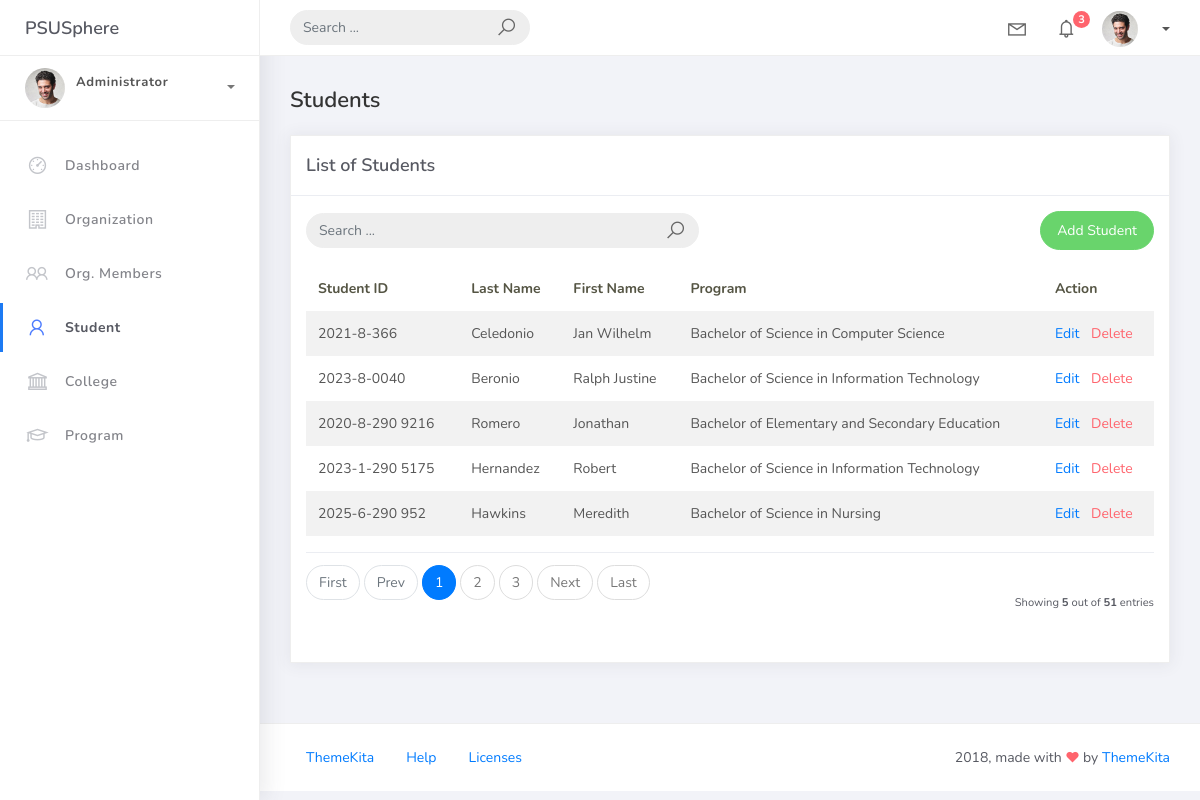
Screenshot of /student_list with the database file from the repository.
### studentorg/models.py (models this page shows, shortened)
class BaseModel(models.Model):
    created_at = models.DateTimeField(auto_now_add=True, db_index=True)
    updated_at = models.DateTimeField(auto_now=True)
    class Meta:
        abstract = True

class Student(BaseModel):
    student_id = models.CharField(max_length=15)
    lastname = models.CharField(max_length=25)
    firstname = models.CharField(max_length=25)
    middlename = models.CharField(max_length=25, blank=True, null=True)
    program = models.ForeignKey(Program, on_delete=models.CASCADE)

class Program(BaseModel):
    prog_name = models.CharField(max_length=150)
    college = models.ForeignKey(College, on_delete=models.CASCADE)
    def __str__(self):
        return self.prog_name

### studentorg/views.py (the view)
# urls.py: path('student_list', StudentList.as_view(), name='student-list'),
class StudentList(ListView):
    model = Student
    context_object_name = 'student'
    template_name = 'student_list.html'
    paginate_by = 5
    def get_queryset(self):
        query = self.request.GET.get('q')
        if query:
            return Student.objects.filter(
                Q(firstname__icontains=query) |
                Q(lastname__icontains=query) |
                Q(student_id__icontains=query)
            )
        return Student.objects.all()

### templates/student_list.html
{% extends 'base.html' %}
{% load static %}
{% block content %}
<div class="content">
    <div class="container-fluid">
        <h4 class="page-title">Students</h4>
        <div class="row">
            <div class="col-md-12">
                <div class="card">
                    <div class="card-header">
                        <div class="card-title">List of Students</div>
                    </div>
                    <div class="card-body">
                        <div class="row align-items-center mb-3">
                            <div class="col-md-6">
                                <form class="navbar-left navbar-form nav-search mr-md-3" action="{% url 'student-list' %}">
                                    <div class="input-group">
                                        <input type="text" placeholder="Search ..." class="form-control" name="q" value="{{ request.GET.q }}"/>
                                        <div class="input-group-append">
                                            <span class="input-group-text"><i class="la la-search search-icon"></i></span>
                                        </div>
                                    </div>
                                </form>
                            </div>
                            <div class="col-md-6">
                                <div class="pull-right">
                                    <a href="{% url 'student-add' %}" class="btn btn-success btn-rounded">Add Student</a>
                                </div>
                            </div>
                        </div>
                        <table class="table table-striped mt-3">
                            <thead>
                                <tr>
                                    <th scope="col">Student ID</th>
                                    <th scope="col">Last Name</th>
                                    <th scope="col">First Name</th>
                                    <th scope="col">Program</th>
                                    <th scope="col">Action</th>
                                </tr>
                            </thead>
                            <tbody>
                                {% for object in object_list %}
                                <tr>
                                    <td>{{ object.student_id }}</td>
                                    <td>{{ object.lastname }}</td>
                                    <td>{{ object.firstname }}</td>
                                    <td>{{ object.program }}</td>
                                    <td>
                                        <a href="{% url 'student-update' object.id %}">Edit</a>
                                        <a href="{% url 'student-delete' object.id %}" class="text-danger ml-2">Delete</a>
                                    </td>
                                </tr>
                                {% empty %}
                                <tr>
                                    <td colspan="5" style="text-align: center">
                                        <p class="text-sm font-weight-bold mb-0">No Records Found</p>
                                    </td>
                                </tr>
                                {% endfor %}
                            </tbody>
                        </table>
                        {% include 'includes/pagination.html' %}
                    </div>
                </div>
            </div>
        </div>
    </div>
</div>
{% endblock %}

### rows the page displays
Student: student_id "2021-8-366", lastname "Celedonio", firstname "Jan Wilhelm", program "Bachelor of Science in Computer Science"
Student: student_id "2023-8-0040", lastname "Beronio", firstname "Ralph Justine", program "Bachelor of Science in Information Technology"
Student: student_id "2020-8-290 9216", lastname "Romero", firstname "Jonathan", program "Bachelor of Elementary and Secondary Education"
Student: student_id "2023-1-290 5175", lastname "Hernandez", firstname "Robert", program "Bachelor of Science in Information Technology"
Student: student_id "2025-6-290 952", lastname "Hawkins", firstname "Meredith", program "Bachelor of Science in Nursing"

### other values shown
{{ page_num }} "1"
{{ page_num }} "2" "3"
{{ object_list.count }} "5"
{{ paginator.count }} "51"
